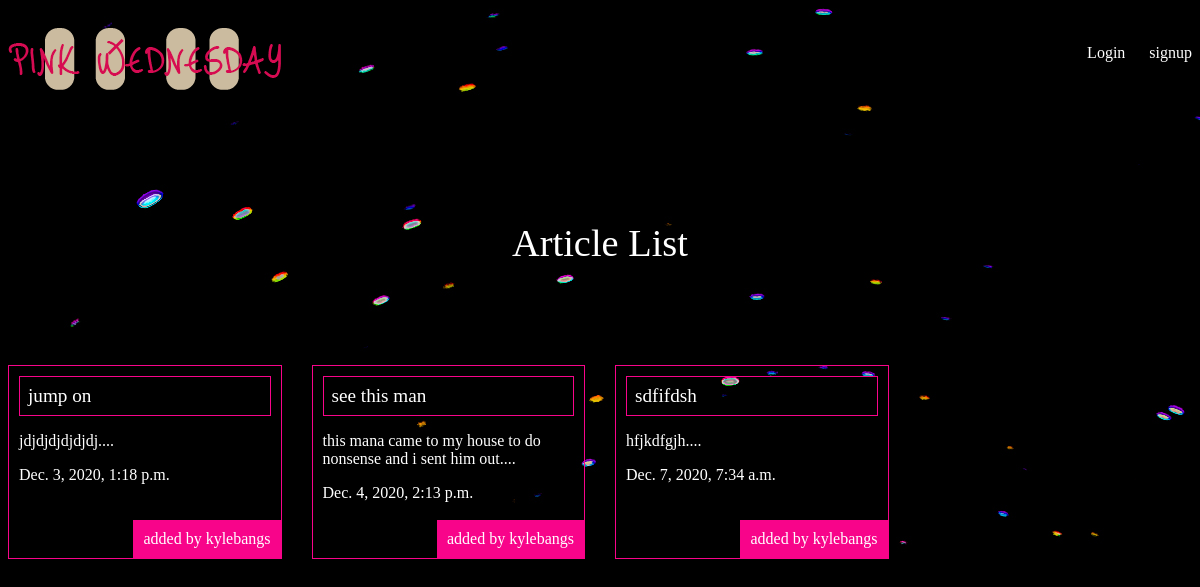
The app's page /articles/ with its own data.
### articles/models.py (models this page shows, shortened)
class Article(models.Model):
  title = models.CharField(max_length = 100)
  slug = models.SlugField()
  body = models.TextField()
  date = models.DateTimeField(auto_now_add = True)
  thumb = models.ImageField(default='default.png', blank=True)
  author = models.ForeignKey(User, default=None, on_delete=models.CASCADE)
  def snippet (self):
    return self.body[:100]+'....'

### articles/views.py (the view)
# urls.py: path('', views.articles_list, name= "list"),
def articles_list(request):
  articles = Article.objects.all().order_by('date')
  return render(request, 'articles/articles_list.html', {'articles': articles})

### articles/templates/articles/articles_list.html
{% extends 'base_layout.html' %}
{% block content %}
  <h1>Article List</h1>
  <div class="articles">
    {% for article in articles %}
      <div class="article">
        <h2 class="title"><a href="{% url 'articles:details' slug=article.slug %}">{{article.title}}</a></h2>
        <p>{{ article.snippet}}</p>
        <p>{{ article.date}}</p>
        <p class="author">added by {{article.author.username}}</p>
      </div>
    {% endfor %}
  </div>
{% endblock %}

### templates/base_layout.html (shortened to what this page needs)
{% load static %}
<!DOCTYPE html>
<html lang="en">
  <head>
    <link rel="stylesheet" href="{% static 'styles.css' %}">
  </head>
  <body>
    <header class="wrapper">
      <h1>
        <a href="{% url 'articles:list' %}"><img src="{% static 'logo.png' %}"></a>
      </h1>
      <nav>
        <ul>
          {% if user.is_authenticated %}
          <li>
            <form action="{% url 'accounts:logout' %}" class="logout-link" method="post">
              <button type="submit">Logout</button>
              {% csrf_token %}
            </form>
          </li>
          <li> <a href="{% url 'articles:list' %}" class="highlight">Articles </a></li>
          <li> <a href="{% url 'articles:create' %}" class="highlight"> New Article</a> </li>
          {% else %}
            <li><a href="{% url 'accounts:login' %}">Login</a> </li>
            <li><a href="{% url 'accounts:signup' %}">signup</a> </li>
          {% endif %}
        </ul>
      </nav>
    </header>
    <div class="wrapper">
      {% block content%}
      {% endblock %}
    </div>
  </body>
</html>

### assets/styles.css (style rules this page uses)
body { background-color: #0f121f; background-image: url(Northrop-Grumman-B-2-Spirit2.jpg); background-repeat: no-repeat; background-position-x: center; color: #fff; }
body * { font-family: Ubuntu; }
h1, h2, h3, h4, h5 { font-weight: normal; margin: 0; }
a, a:hover, a:visited { color: #fff; text-decoration: none; }
.wrapper { max-width: 1400px; margin: 0 auto; }
div.wrapper h1 { text-align: center; margin: 100px auto; font-size: 2.4em; }
header { display: grid; grid-template-columns: 1fr 1fr; padding: 20px 0; }
nav { justify-self: end; }
nav li { display: inline-block; margin-left: 20px; }
.articles { display: grid; grid-template-columns: 1fr 1fr 1fr 1fr; grid-gap: 30px; }
.article { padding: 10px; border: 1px solid #f8048a; position: relative; padding-bottom: 40px; }
.article h2 { font-size: 1.2em; }
.article .title { border: 0.7px solid #f8048a; padding: 8px; margin: 0; color: darksalmon; top: 0; left: 0; position: relative; }
.article .author { padding: 10px; background: #f8048a; position: absolute; right: 0; bottom: 0; margin: 0; color: #ffffff; }

### records on screen
Article: title "jump on", snippet "jdjdjdjdjdjdj....", date "Dec. 3, 2020, 1:18 p.m.", author.username "kylebangs"
Article: title "see this man", snippet "this mana came to my house to do nonsense and i sent him out....", date "Dec. 4, 2020, 2:13 p.m.", author.username "kylebangs"
Article: title "sdfifdsh", snippet "hfjkdfgjh....", date "Dec. 7, 2020, 7:34 a.m.", author.username "kylebangs"
